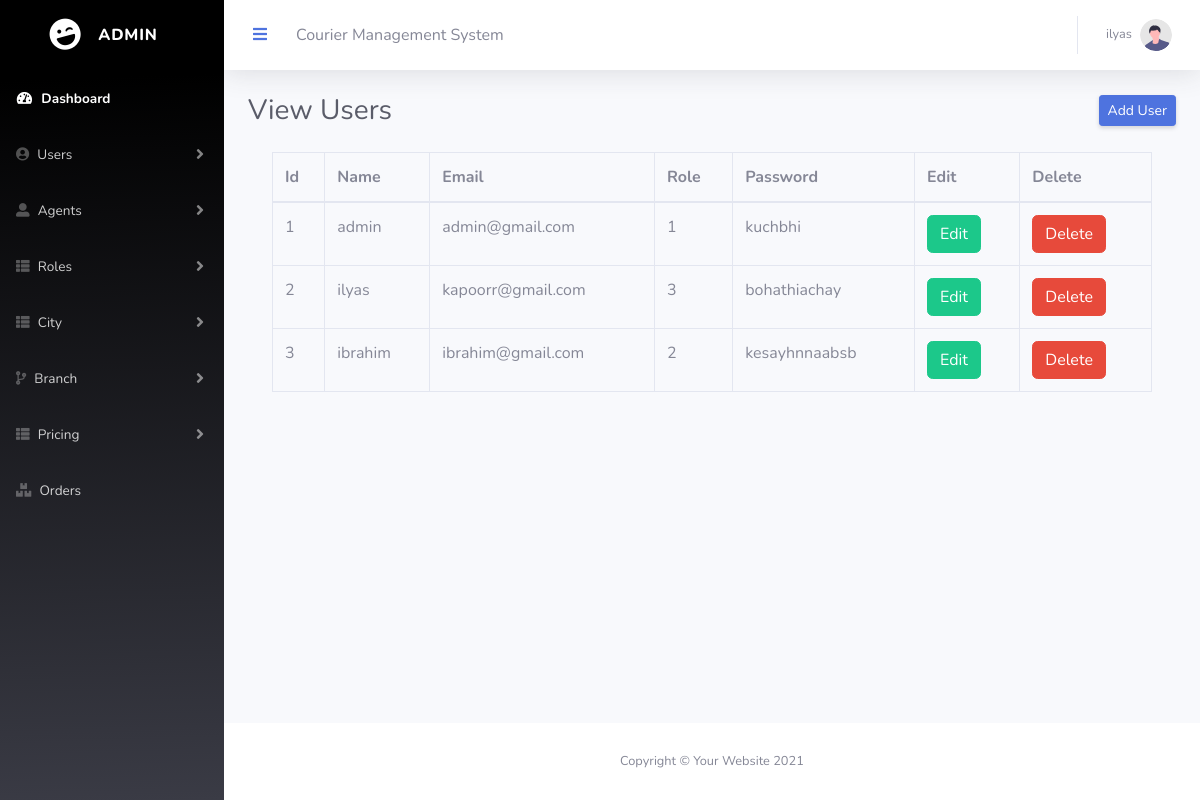
The app's page /Eproject/admin/userlist.php (signed in), older data.
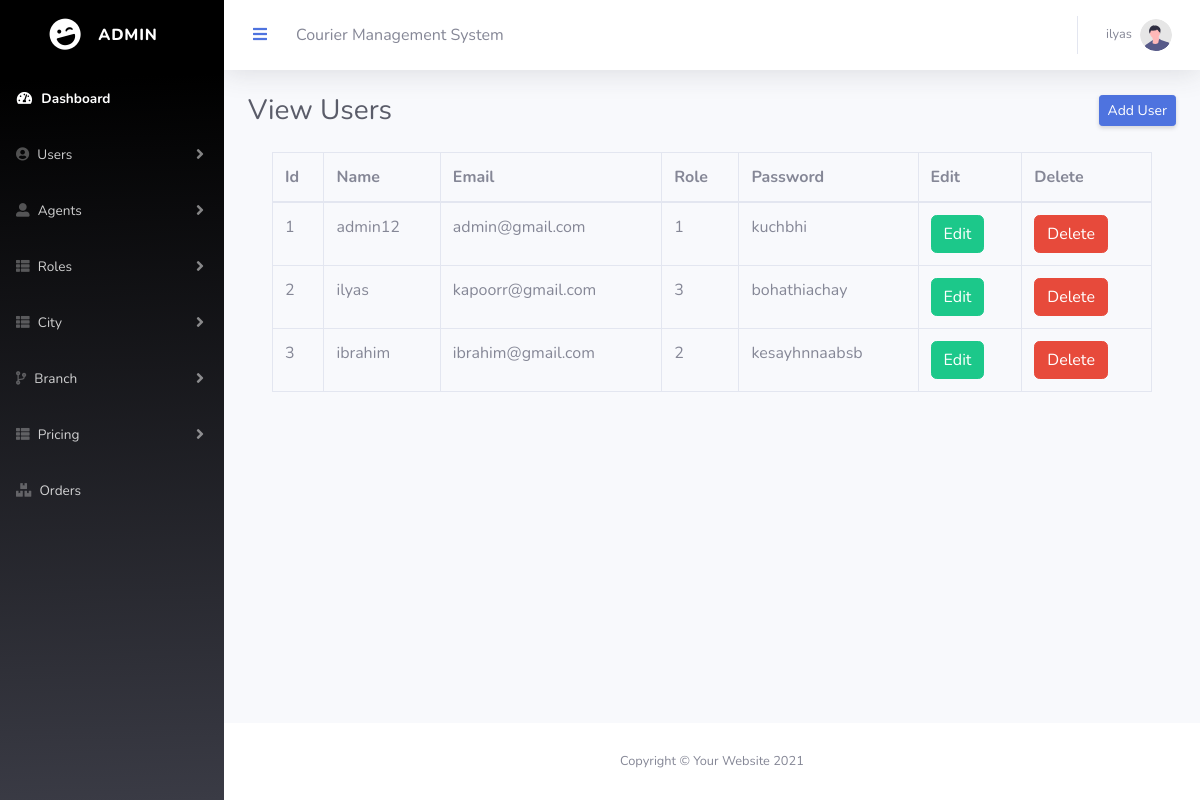
The same page, newer data.
### tables this page shows
CREATE TABLE `tbl_user` (
  `u_id` int(11) NOT NULL,
  `u_name` varchar(50) NOT NULL,
  `u_email` varchar(50) NOT NULL,
  `r_id` int(11) NOT NULL,
  `password` varchar(20) NOT NULL,
  `status` int(11) NOT NULL
);

### Eproject/admin/userlist.php (the view, shortened to what this page needs)
<?php
include('connection.php');
$select_q = 'SELECT * FROM `tbl_user`WHERE status=0';
$run_q = mysqli_query($conn, $select_q);
?>
<!DOCTYPE html>
<html lang="en">
<head>
    <link href="vendor/fontawesome-free/css/all.min.css" rel="stylesheet" type="text/css">
    <link href="css/sb-admin-2.min.css" rel="stylesheet">
</head>
<body id="page-top">
    <div id="wrapper">
        <?php include('sidebar.php') ?>
        <div id="content-wrapper" class="d-flex flex-column">
            <div id="content">
                <?php include('topbar.php') ?>
                <div class="container-fluid">
                    <div class="d-sm-flex align-items-center justify-content-between mb-4">
                        <h1 class="h3 mb-0 text-gray-800">View Users</h1>
                        <a href="useradd.php" class="d-none d-sm-inline-block btn btn-sm btn-primary shadow-sm"> Add
                            User</a>
                    </div>
                    <div class="container">
                        <table class="table table-bordered">
                            <thead>
                                <tr>
                                    <th>Id</th>
                                    <th>Name</th>
                                    <th>Email</th>
                                    <th>Role</th>
                                    <th>Password</th>
                                    <th>Edit</th>
                                    <th>Delete</th>
                                </tr>
                            </thead>
                            <tbody>
                                <?php while ($row = mysqli_fetch_array($run_q)) { ?>
                                    <tr>
                                        <td>
                                            <?php echo $row['u_id']; ?>
                                        </td>
                                        <td>
                                            <?php echo $row['u_name']; ?>
                                        </td>
                                        <td>
                                            <?php echo $row['u_email']; ?>
                                        </td>
                                        <td>
                                            <?php echo $row['r_id']; ?>
                                        </td>
                                        <td>
                                            <?php echo $row['password']; ?>
                                        </td>
                                        <td><a href="edituser.php?id=<?php echo $row['u_id']; ?>"
                                                class="btn btn-success">Edit</a></td>
                                        <td><a href="deleteuser.php?id=<?php echo $row['u_id']; ?>"
                                                class="btn btn-danger">Delete</a></td>
                                    </tr>
                                <?php } ?>
                            </tbody>
                        </table>
                    </div>
                </div>
            </div>
            <?php include('footer.php') ?>
        </div>
    </div>
</body>
</html>

### Eproject/admin/sidebar.php (shortened to what this page needs)
<ul class="navbar-nav bg-gradient-primary sidebar sidebar-dark accordion" id="accordionSidebar">
<a class="sidebar-brand d-flex align-items-center justify-content-center" href="index.html">
<div class="sidebar-brand-icon rotate-n-15">
                    <i class="fas fa-laugh-wink"></i>
                </div>
    <div class="sidebar-brand-text mx-3">Admin</div>
</a>
<li class="nav-item active">
    <a class="nav-link" href="dashboard.php">
        <i class="fas fa-fw fa-tachometer-alt"></i>
        <span>Dashboard</span></a>
</li>
<li class="nav-item">
                <a class="nav-link collapsed" href="#" data-toggle="collapse" data-target="#collapseUtilities"
                    aria-expanded="true" aria-controls="collapseUtilities">
                    <i class='fas fa-user-circle'></i>
                    <span>Users</span>
                </a>
            </li>
<li class="nav-item">
    <a class="nav-link collapsed" href="#" data-toggle="collapse" data-target="#collapseTwo"
        aria-expanded="true" aria-controls="collapseTwo">
        <i class='fas fa-user-alt'></i>
        <span>Agents</span>
    </a>
</li>
<li class="nav-item">
                <a class="nav-link collapsed" href="#" data-toggle="collapse" data-target="#collapsePages"
                    aria-expanded="true" aria-controls="collapsePages">
                    <i class='fas fa-th-list'></i>
                    <span>Roles</span>
                </a>
            </li>
            <li class="nav-item">
                <a class="nav-link collapsed" href="#" data-toggle="collapse" data-target="#collapsecity"
                    aria-expanded="true" aria-controls="collapsecity">
                    <i class='fas fa-th-list'></i>
                    <span>City</span>
                </a>
            </li>
<li class="nav-item">
                <a class="nav-link collapsed" href="#" data-toggle="collapse" data-target="#collapsebranch"
                    aria-expanded="true" aria-controls="collapsebranch">
                    <i class='fas fa-code-branch'></i>
                    <span>Branch</span>
                </a>
            </li>
            <li class="nav-item">
                <a class="nav-link collapsed" href="#" data-toggle="collapse" data-target="#collapsepricing"
                    aria-expanded="true" aria-controls="collapsepricing">
                    <i class='fas fa-th-list'></i>
                    <span>Pricing</span>
                </a>
            </li>
<li class="nav-item">
    <a class="nav-link" href="orders.php">
    <i class='fas fa-boxes'></i>
        <span>Orders</span></a>
</li>
</ul>

### Eproject/admin/topbar.php (shortened to what this page needs)
<nav class="navbar navbar-expand navbar-light bg-white topbar mb-4 static-top shadow">
<button id="sidebarToggleTop" class="btn btn-link rounded-circle mr-3">
    <i class="fa fa-bars"></i>
</button>Courier Management System
<ul class="navbar-nav ml-auto">
    <li class="nav-item dropdown no-arrow">
        <a class="nav-link dropdown-toggle" href="#" id="userDropdown" role="button"
            data-toggle="dropdown" aria-haspopup="true" aria-expanded="false">
            <span class="mr-2 d-none d-lg-inline text-gray-600 small" >
<?php echo $_SESSION['user_name'];?>
            </span>
            <img class="img-profile rounded-circle"
                src="img/undraw_profile.svg">
        </a>
    </li>
</ul>
</nav>

### Eproject/admin/footer.php
<footer class="sticky-footer bg-white">
                <div class="container my-auto">
                    <div class="copyright text-center my-auto">
                        <span>Copyright &copy; Your Website 2021</span>
                    </div>
                </div>
            </footer>

### Eproject/admin/userlist.php (style rules this page uses)
.bg-gradient-primary { background-color: #3a3b45; background-image: linear-gradient(178deg, #000 10%, #3a3b45 100%); }

Row changes from the older to the newer data that the page shows:
changed tbl_user "admin@gmail.com": u_name "admin" → "admin12"
